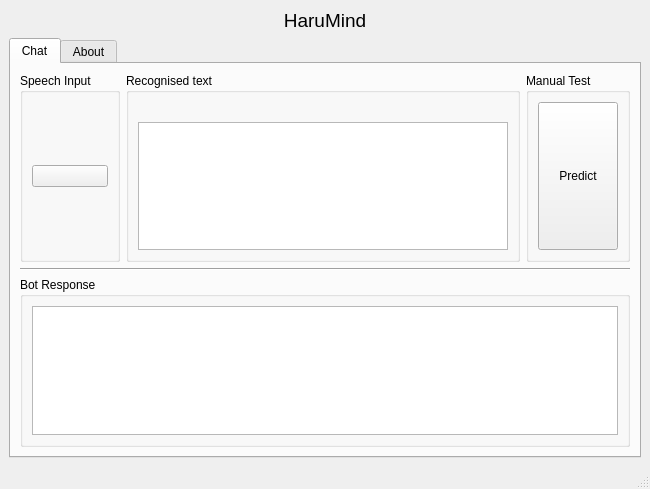
<?xml version="1.0" encoding="UTF-8"?>
<ui version="4.0">
 <class>MainWindow</class>
 <widget class="QMainWindow" name="MainWindow">
  <property name="geometry">
   <rect>
    <x>0</x>
    <y>0</y>
    <width>650</width>
    <height>489</height>
   </rect>
  </property>
  <property name="windowTitle">
   <string>HaruMind</string>
  </property>
  <widget class="QWidget" name="centralwidget">
   <layout class="QGridLayout" name="gridLayout">
    <item row="0" column="0">
     <widget class="QLabel" name="label">
      <property name="font">
       <font>
        <pointsize>14</pointsize>
       </font>
      </property>
      <property name="text">
       <string>HaruMind</string>
      </property>
      <property name="alignment">
       <set>Qt::AlignCenter</set>
      </property>
     </widget>
    </item>
    <item row="1" column="0">
     <widget class="QTabWidget" name="tabWidget">
      <property name="currentIndex">
       <number>0</number>
      </property>
      <widget class="QWidget" name="tab">
       <attribute name="title">
        <string>Chat</string>
       </attribute>
       <layout class="QVBoxLayout" name="verticalLayout_3">
        <item>
         <layout class="QHBoxLayout" name="horizontalLayout">
          <item>
           <widget class="QGroupBox" name="groupBox_3">
            <property name="title">
             <string>Speech Input</string>
            </property>
            <layout class="QVBoxLayout" name="verticalLayout">
             <item>
              <widget class="QPushButton" name="mic_pushButton">
               <property name="text">
                <string/>
               </property>
               <property name="icon">
                <iconset>
                 <normaloff>images/microphone.png</normaloff>images/microphone.png</iconset>
               </property>
               <property name="iconSize">
                <size>
                 <width>100</width>
                 <height>100</height>
                </size>
               </property>
              </widget>
             </item>
            </layout>
           </widget>
          </item>
          <item>
           <widget class="QGroupBox" name="groupBox">
            <property name="title">
             <string>Recognised text</string>
            </property>
            <layout class="QGridLayout" name="gridLayout_2">
             <item row="1" column="0">
              <widget class="QPlainTextEdit" name="recognised_plainTextEdit"/>
             </item>
             <item row="0" column="0">
              <widget class="QLabel" name="notification_label">
               <property name="text">
                <string/>
               </property>
              </widget>
             </item>
            </layout>
           </widget>
          </item>
          <item>
           <widget class="QGroupBox" name="groupBox_2">
            <property name="title">
             <string>Manual Test</string>
            </property>
            <layout class="QVBoxLayout" name="verticalLayout_2">
             <item>
              <widget class="QPushButton" name="predict_pushButton">
               <property name="sizePolicy">
                <sizepolicy hsizetype="Minimum" vsizetype="Preferred">
                 <horstretch>0</horstretch>
                 <verstretch>0</verstretch>
                </sizepolicy>
               </property>
               <property name="text">
                <string>Predict</string>
               </property>
              </widget>
             </item>
            </layout>
           </widget>
          </item>
         </layout>
        </item>
        <item>
         <widget class="Line" name="line">
          <property name="orientation">
           <enum>Qt::Horizontal</enum>
          </property>
         </widget>
        </item>
        <item>
         <widget class="QGroupBox" name="groupBox_4">
          <property name="title">
           <string>Bot Response</string>
          </property>
          <layout class="QGridLayout" name="gridLayout_3">
           <item row="0" column="0">
            <widget class="QTextBrowser" name="response_textBrowser">
             <property name="openExternalLinks">
              <bool>true</bool>
             </property>
            </widget>
           </item>
          </layout>
         </widget>
        </item>
       </layout>
      </widget>
      <widget class="QWidget" name="tab_2">
       <attribute name="title">
        <string>About</string>
       </attribute>
       <layout class="QVBoxLayout" name="verticalLayout_4">
        <item>
         <widget class="QTextBrowser" name="textBrowser">
          <property name="html">
           <string>&lt;!DOCTYPE HTML PUBLIC &quot;-//W3C//DTD HTML 4.0//EN&quot; &quot;http://www.w3.org/TR/REC-html40/strict.dtd&quot;&gt;
&lt;html&gt;&lt;head&gt;&lt;meta name=&quot;qrichtext&quot; content=&quot;1&quot; /&gt;&lt;style type=&quot;text/css&quot;&gt;
p, li { white-space: pre-wrap; }
&lt;/style&gt;&lt;/head&gt;&lt;body style=&quot; font-family:'MS Shell Dlg 2'; font-size:7.8pt; font-weight:400; font-style:normal;&quot;&gt;
&lt;p align=&quot;center&quot; style=&quot; margin-top:0px; margin-bottom:0px; margin-left:0px; margin-right:0px; -qt-block-indent:0; text-indent:0px;&quot;&gt;&lt;span style=&quot; font-size:14pt; font-weight:600;&quot;&gt;HaruMind&lt;/span&gt;&lt;/p&gt;&lt;/body&gt;&lt;/html&gt;</string>
          </property>
         </widget>
        </item>
       </layout>
      </widget>
     </widget>
    </item>
   </layout>
  </widget>
  <widget class="QMenuBar" name="menubar">
   <property name="geometry">
    <rect>
     <x>0</x>
     <y>0</y>
     <width>650</width>
     <height>26</height>
    </rect>
   </property>
  </widget>
  <widget class="QStatusBar" name="statusbar"/>
 </widget>
 <resources/>
 <connections/>
</ui>
